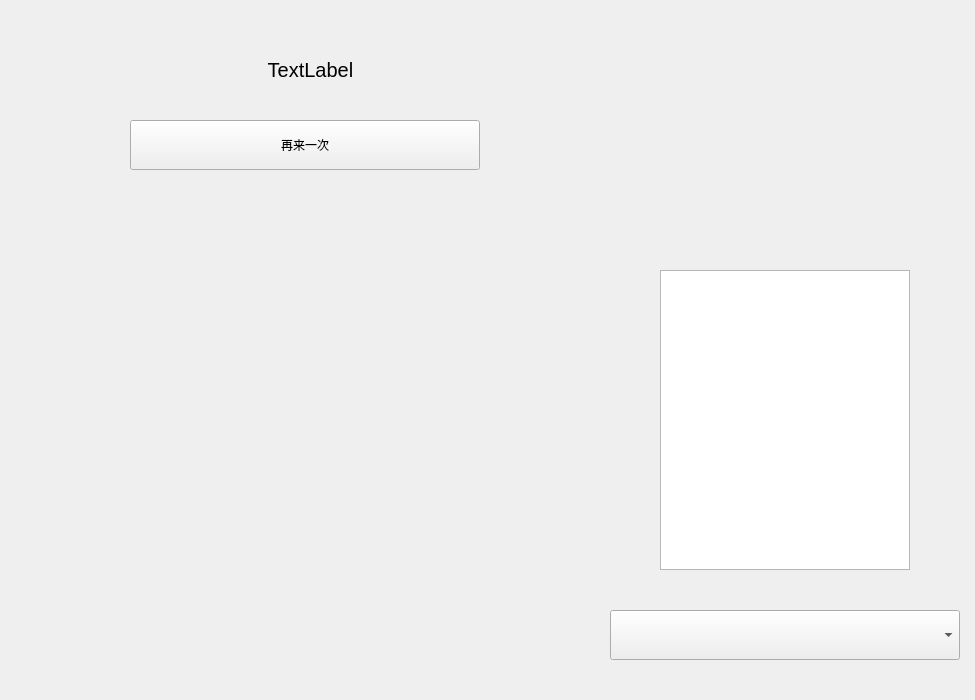
<?xml version="1.0" encoding="UTF-8"?>
<ui version="4.0">
 <class>ImgTest</class>
 <widget class="QWidget" name="ImgTest">
  <property name="geometry">
   <rect>
    <x>0</x>
    <y>0</y>
    <width>975</width>
    <height>700</height>
   </rect>
  </property>
  <property name="windowTitle">
   <string>ImgTest</string>
  </property>
  <widget class="QLabel" name="label">
   <property name="geometry">
    <rect>
     <x>130</x>
     <y>210</y>
     <width>350</width>
     <height>450</height>
    </rect>
   </property>
   <property name="minimumSize">
    <size>
     <width>0</width>
     <height>0</height>
    </size>
   </property>
   <property name="maximumSize">
    <size>
     <width>90000</width>
     <height>90000</height>
    </size>
   </property>
   <property name="text">
    <string>&lt;html&gt;&lt;head/&gt;&lt;body&gt;&lt;p align=&quot;center&quot;&gt;&lt;br/&gt;&lt;/p&gt;&lt;/body&gt;&lt;/html&gt;</string>
   </property>
   <property name="scaledContents">
    <bool>true</bool>
   </property>
  </widget>
  <widget class="QPushButton" name="pushButton">
   <property name="geometry">
    <rect>
     <x>130</x>
     <y>120</y>
     <width>350</width>
     <height>50</height>
    </rect>
   </property>
   <property name="minimumSize">
    <size>
     <width>350</width>
     <height>50</height>
    </size>
   </property>
   <property name="maximumSize">
    <size>
     <width>350</width>
     <height>50</height>
    </size>
   </property>
   <property name="text">
    <string>再来一次</string>
   </property>
  </widget>
  <widget class="QTextBrowser" name="textBrowser">
   <property name="geometry">
    <rect>
     <x>660</x>
     <y>270</y>
     <width>250</width>
     <height>300</height>
    </rect>
   </property>
   <property name="minimumSize">
    <size>
     <width>250</width>
     <height>300</height>
    </size>
   </property>
   <property name="maximumSize">
    <size>
     <width>250</width>
     <height>300</height>
    </size>
   </property>
   <property name="font">
    <font>
     <family>Arial</family>
     <pointsize>14</pointsize>
    </font>
   </property>
  </widget>
  <widget class="QComboBox" name="comboBox">
   <property name="geometry">
    <rect>
     <x>610</x>
     <y>610</y>
     <width>350</width>
     <height>50</height>
    </rect>
   </property>
   <property name="minimumSize">
    <size>
     <width>350</width>
     <height>50</height>
    </size>
   </property>
   <property name="maximumSize">
    <size>
     <width>350</width>
     <height>50</height>
    </size>
   </property>
   <property name="font">
    <font>
     <pointsize>25</pointsize>
    </font>
   </property>
  </widget>
  <widget class="QLabel" name="labelGame">
   <property name="geometry">
    <rect>
     <x>140</x>
     <y>50</y>
     <width>341</width>
     <height>41</height>
    </rect>
   </property>
   <property name="font">
    <font>
     <pointsize>15</pointsize>
    </font>
   </property>
   <property name="text">
    <string>&lt;html&gt;&lt;head/&gt;&lt;body&gt;&lt;p align=&quot;center&quot;&gt;TextLabel&lt;/p&gt;&lt;/body&gt;&lt;/html&gt;</string>
   </property>
  </widget>
 </widget>
 <resources/>
 <connections/>
</ui>
